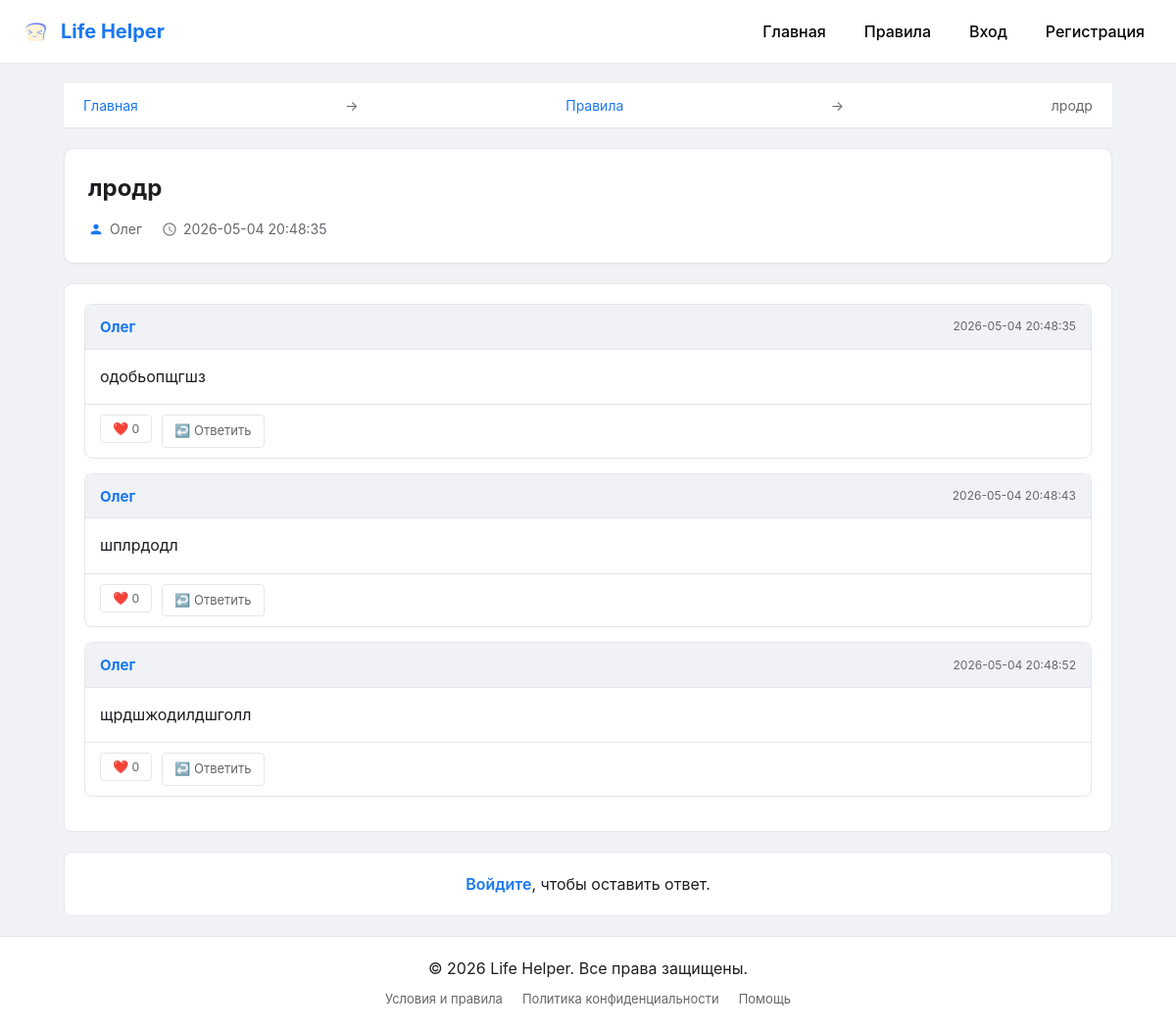
The page /topic/1 on the database its author committed.
### tables this page shows
CREATE TABLE forums (id INTEGER PRIMARY KEY, name TEXT, description TEXT);

CREATE TABLE topics (id INTEGER PRIMARY KEY, forum_id INTEGER, title TEXT, author_id INTEGER, created_at TIMESTAMP DEFAULT CURRENT_TIMESTAMP);

CREATE TABLE users (id INTEGER PRIMARY KEY, username TEXT UNIQUE, email TEXT UNIQUE, password TEXT);

CREATE TABLE posts (id INTEGER PRIMARY KEY, topic_id INTEGER, author_id INTEGER, content TEXT, created_at TIMESTAMP DEFAULT CURRENT_TIMESTAMP, reply_to_id INTEGER REFERENCES posts(id));

### app.py (the view, shortened to what this page needs)
@app.route('/topic/<int:topic_id>', methods=['GET', 'POST'])
def topic(topic_id):
    conn = get_db()
    t = conn.execute('''
        SELECT t.*, u.username as author, f.name as forum_name
        FROM topics t
        JOIN users u ON t.author_id=u.id
        JOIN forums f ON t.forum_id = f.id
        WHERE t.id=?
    ''', (topic_id,)).fetchone()
    posts = conn.execute('''
        SELECT p.*, u.username as author, ru.username as reply_to_author,
               (SELECT COUNT(*) FROM likes WHERE post_id = p.id) as likes,
               (SELECT COUNT(*) FROM likes WHERE post_id = p.id AND user_id = ?) as user_liked
        FROM posts p
        JOIN users u ON p.author_id=u.id
        LEFT JOIN posts rp ON p.reply_to_id = rp.id
        LEFT JOIN users ru ON rp.author_id = ru.id
        WHERE p.topic_id=? ORDER BY p.created_at ASC
    ''', (session.get('user_id'), topic_id)).fetchall()
    conn.close()
    return render_template('topic.html', topic=t, posts=posts, user=session.get('user'), user_id=session.get('user_id'))

### app.py (called while the page is built)
def get_db():
    conn = sqlite3.connect(DB_PATH)
    conn.row_factory = sqlite3.Row
    return conn

### templates/topic.html (shortened to what this page needs)
{% extends "base.html" %}
{% block content %}
<nav class="breadcrumbs">
    <a href="/">Главная</a> →
    <a href="/forum/{{ topic.forum_id }}">{{ topic.forum_name }}</a> →
    <span>{{ topic.title }}</span>
</nav>
<div class="topic-main-card">
    <h1 class="topic-main-title">{{ topic.title }}</h1>
    <div class="topic-main-info">
        <span class="topic-author">
            <svg class="icon-user" viewBox="0 0 24 24" fill="currentColor" width="16" height="16"><path d="M12 12c2.21 0 4-1.79 4-4s-1.79-4-4-4-4 1.79-4 4 1.79 4 4 4zm0 2c-2.67 0-8 1.34-8 4v2h16v-2c0-2.66-5.33-4-8-4z"/></svg>
            {{ topic.author }}
        </span>
        <span class="topic-date">
            <svg class="icon-clock" viewBox="0 0 24 24" fill="currentColor" width="16" height="16"><path d="M11.99 2C6.47 2 2 6.48 2 12s4.47 10 9.99 10C17.52 22 22 17.52 22 12S17.52 2 11.99 2zM12 20c-4.42 0-8-3.58-8-8s3.58-8 8-8 8 3.58 8 8-3.58 8-8 8zm.5-13H11v6l5.25 3.15.75-1.23-4.5-2.67z"/></svg>
            {{ topic.created_at }}
        </span>
    </div>
</div>
<div class="posts">
    {% for p in posts %}
    <div class="post">
        <div class="post-header">
            <div class="post-author">
                <strong>{{ p.author }}</strong>
            </div>
            <div class="post-date">{{ p.created_at }}</div>
        </div>
        <div class="post-content">{{ p.content }}</div>
        <div class="post-actions">
            <form action="/like/{{ p.id }}" method="POST" style="display:inline;">
                <button type="submit" class="btn-like {% if p.user_liked %}liked{% endif %}">❤️ {{ p.likes }}</button>
            </form>
            <a href="#reply-form" onclick="document.getElementById('reply_to_id').value={{ p.id }}; document.getElementById('reply_notice').textContent='Ответ для @{{ p.author }}'; document.getElementById('reply_notice').style.display='block';" class="btn-reply">↩️ Ответить</a>
        </div>
    </div>
    {% endfor %}
</div>
{% if user_id %}
<div class="reply-form" id="reply-form">
    <h3>Ответить</h3>
    <div id="reply_notice" style="display:none; color:#1877f2; font-weight:600; margin-bottom:10px;"></div>
    <form method="POST">
        <input type="hidden" name="reply_to_id" id="reply_to_id" value="">
        <textarea name="content" rows="4" placeholder="Ваше сообщение..." required></textarea>
        <button type="submit" class="btn-send">Отправить</button>
    </form>
</div>
{% else %}
<div style="background:#fff; border:1px solid #e4e6eb; border-radius:8px; padding:20px; margin-top:20px; text-align:center;">
    <p><a href="/login" style="color:#1877f2; text-decoration:none; font-weight:600;">Войдите</a>, чтобы оставить ответ.</p>
</div>
{% endif %}
{% endblock %}

### static/style.css (style rules this page uses)
* { margin: 0; padding: 0; box-sizing: border-box; }
body { font-family: -apple-system, BlinkMacSystemFont, 'Segoe UI', Roboto, Oxygen, Ubuntu, Cantarell, sans-serif; background-color: #f0f2f5; color: #1c1e21; line-height: 1.5; min-height: 100vh; display: flex; flex-direction: column; }
nav { background: #ffffff; border-bottom: 1px solid #e4e6eb; padding: 12px 20px; display: flex; justify-content: space-between; align-items: center; position: sticky; top: 0; z-index: 1000; }
.breadcrumbs { margin-bottom: 20px; font-size: 14px; color: #65676b; }
.breadcrumbs a { color: #1877f2; text-decoration: none; }
.topic-main-card { background: #ffffff; border: 1px solid #e4e6eb; border-radius: 10px; padding: 24px; margin-bottom: 20px; box-shadow: 0 1px 3px rgba(0, 0, 0, 0.04); }
.topic-main-title { font-size: 24px; margin: 0 0 16px 0; color: #1c1e21; font-weight: 700; line-height: 1.3; }
.topic-main-info { display: flex; align-items: center; gap: 20px; flex-wrap: wrap; color: #65676b; font-size: 14px; }
.topic-author, .topic-date { display: flex; align-items: center; gap: 6px; }
.icon-user { color: #1877f2; }
.icon-clock { color: #888; }
.posts { background: #ffffff; border: 1px solid #e4e6eb; border-radius: 8px; padding: 20px; }
.post { background: #ffffff; border: 1px solid #e4e6eb; border-radius: 8px; margin-bottom: 15px; }
.post-header { background: #f0f2f5; padding: 10px 15px; display: flex; justify-content: space-between; align-items: center; border-bottom: 1px solid #e4e6eb; }
.post-author strong { color: #1877f2; font-size: 15px; }
.post-date { color: #65676b; font-size: 12px; }
.post-content { padding: 15px; line-height: 1.6; white-space: pre-wrap; }
.post-actions { padding: 10px 15px; border-top: 1px solid #e4e6eb; display: flex; gap: 10px; }
.btn-like, .btn-reply { padding: 6px 12px; border: 1px solid #e4e6eb; border-radius: 4px; background: #fff; cursor: pointer; font-size: 13px; text-decoration: none; color: #65676b; }

### rows shown on the page
forums: forum_name "Правила"
topics: title "лродр", created_at "2026-05-04 20:48:35"
users: author "Олег"
posts: author "Олег", created_at "2026-05-04 20:48:35", content "одобьопщгшз", likes "0"
posts: author "Олег", created_at "2026-05-04 20:48:43", content "шплрдодл", likes "0"
posts: author "Олег", created_at "2026-05-04 20:48:52", content "щрдшжодилдшголл", likes "0"
